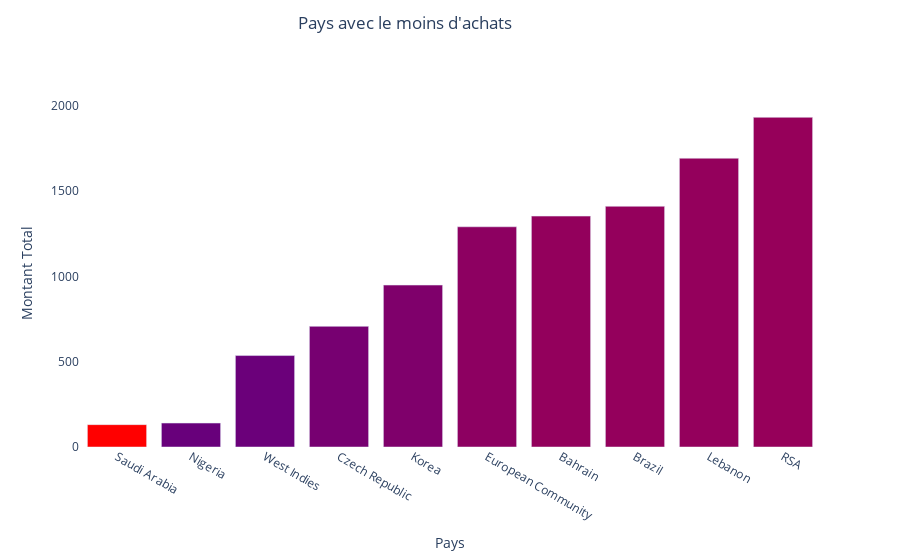

Write notebook code for a chart like this one.
### Code cell
fig = go.Figure(data=[
    go.Bar(name="Pays avec le moins d'achats", 
           x=df_countries_purchase_asc['Country'].astype(str), 
           y=df_countries_purchase_asc['Total'],
           marker_opacity=1,
           marker={'color': df_countries_purchase_desc['Total'],
                   'colorscale': 'Rainbow'}
          )
    ])

fig.update_layout(title="Pays avec le moins d'achats",
                  title_x=0.45,
                  title_y=0.97,
                  xaxis_title="Pays",
                  yaxis_title="Montant Total",
                  plot_bgcolor='white')
fig.show()

### Figure 1 — Plotly figure (JSON) as saved in the notebook; plotly's stock layout.template omitted (floating-point values rounded to 4 significant figures)
{"data": [{"marker": {"color": [13480000.0, 573500.0, 548300.0, 412000.0, 320000.0, 166400.0, 98780.0, 91010.0, 87420.0, 64460.0], "colorscale": [[0, "rgb(150,0,90)"], [0.125, "rgb(0,0,200)"], [0.25, "rgb(0,25,255)"], [0.375, "rgb(0,152,255)"], [0.5, "rgb(44,255,150)"], [0.625, "rgb(151,255,0)"], [0.75, "rgb(255,234,0)"], [0.875, "rgb(255,111,0)"], [1, "rgb(255,0,0)"]], "opacity": 1}, "name": "Pays avec le moins d'achats", "type": "bar", "x": ["Saudi Arabia", "Nigeria", "West Indies", "Czech Republic", "Korea", "European Community", "Bahrain", "Brazil", "Lebanon", "RSA"], "y": [131.2, 140.4, 536.4, 707.7, 949.8, 1292.0, 1354.0, 1412.0, 1694.0, 1934.0]}], "layout": {"plot_bgcolor": "white", "title": {"text": "Pays avec le moins d'achats", "x": 0.45, "y": 0.97}, "xaxis": {"title": {"text": "Pays"}}, "yaxis": {"title": {"text": "Montant Total"}}}}
